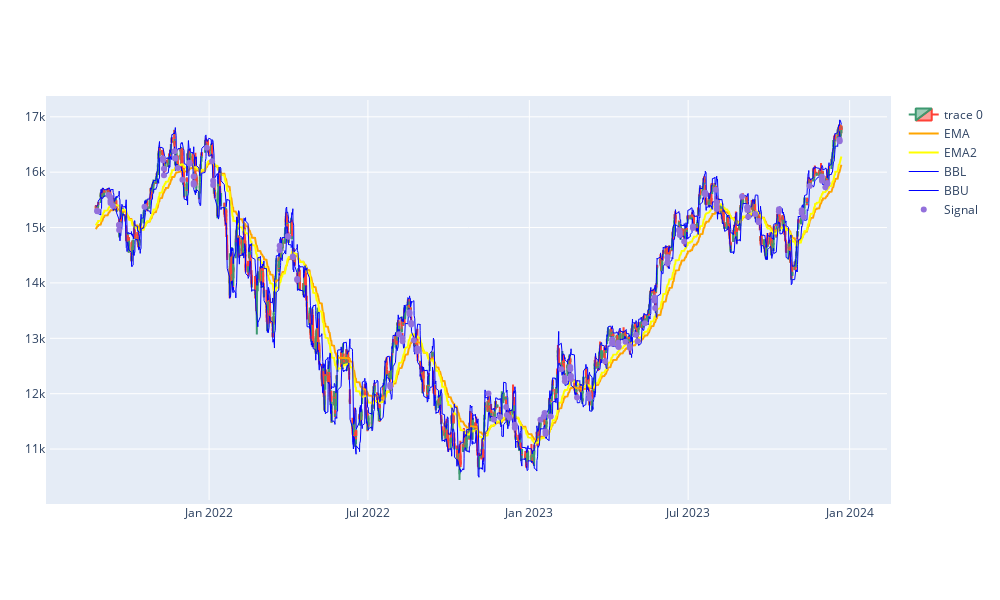

Notebook cell for this chart:
### Code cell
import plotly.graph_objects as go
from plotly.subplots import make_subplots
from datetime import datetime

dfpl = df[1000:].copy()
#dfpl=dfpl.drop(columns=['level_0'])#!!!!!!!!!!
#dfpl.reset_index(inplace=True)
fig = go.Figure(data=[go.Candlestick(x=dfpl.index,
                open=dfpl['Open'],
                high=dfpl['High'],
                low=dfpl['Low'],
                close=dfpl['Close']),
                go.Scatter(x=dfpl.index, y=dfpl.EMA, line=dict(color='orange', width=2), name="EMA"),
                go.Scatter(x=dfpl.index, y=dfpl.EMA2, line=dict(color='yellow', width=2), name="EMA2"),        
                go.Scatter(x=dfpl.index, y=dfpl['BBL_14_2.0'], line=dict(color='blue', width=1), name="BBL"),
                go.Scatter(x=dfpl.index, y=dfpl['BBU_14_2.0'], line=dict(color='blue', width=1), name="BBU")])

fig.add_scatter(x=dfpl.index, y=dfpl['pointposbreak'], mode="markers",
                marker=dict(size=6, color="MediumPurple"),
                name="Signal")
#fig.update(layout_yaxis_range = [300,420])
fig.update_xaxes(rangeslider_visible=False)
fig.update_layout(autosize=False, width=1000, height=600,margin=dict(l=50,r=50,b=100,t=100,pad=4), paper_bgcolor="white")
fig.show()

### Figure 1 — Plotly figure (JSON) as saved in the notebook; plotly's stock layout.template omitted (floating-point values rounded to 4 significant figures; data arrays with more than 128 entries replaced by an {"elided": "..."} marker saying what was removed)
{"data": [{"close": {"elided": "4087 float values"}, "high": {"elided": "4087 float values"}, "low": {"elided": "4087 float values"}, "open": {"elided": "4087 float values"}, "type": "candlestick", "x": {"elided": "4087 str values"}}, {"line": {"color": "orange", "width": 2}, "name": "EMA", "type": "scatter", "x": {"elided": "4087 str values"}, "y": {"elided": "4087 float values"}}, {"line": {"color": "yellow", "width": 2}, "name": "EMA2", "type": "scatter", "x": {"elided": "4087 str values"}, "y": {"elided": "4087 float values"}}, {"line": {"color": "blue", "width": 1}, "name": "BBL", "type": "scatter", "x": {"elided": "4087 str values"}, "y": {"elided": "4087 float values"}}, {"line": {"color": "blue", "width": 1}, "name": "BBU", "type": "scatter", "x": {"elided": "4087 str values"}, "y": {"elided": "4087 float values"}}, {"marker": {"color": "MediumPurple", "size": 6}, "mode": "markers", "name": "Signal", "type": "scatter", "x": {"elided": "4087 str values"}, "y": {"elided": "4087 float values"}}], "layout": {"autosize": false, "height": 600, "margin": {"b": 100, "l": 50, "pad": 4, "r": 50, "t": 100}, "paper_bgcolor": "white", "width": 1000, "xaxis": {"rangeslider": {"visible": false}}}}
